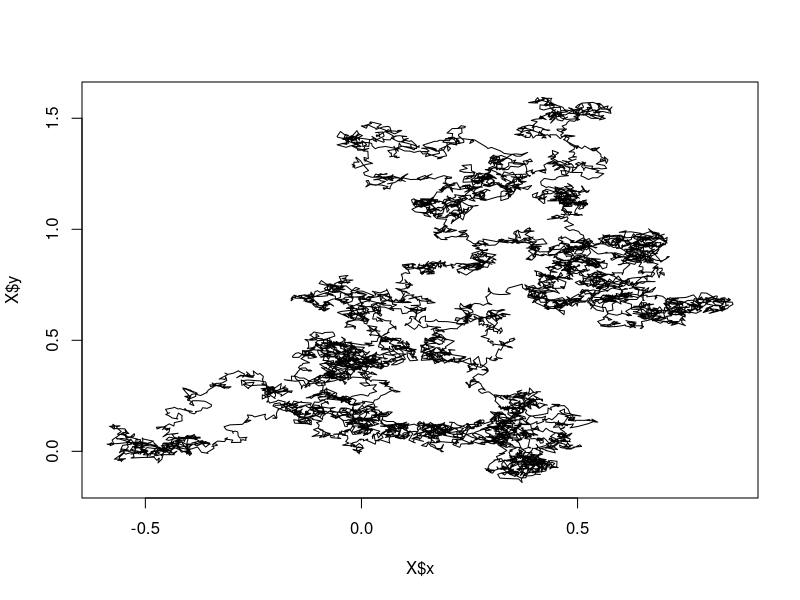
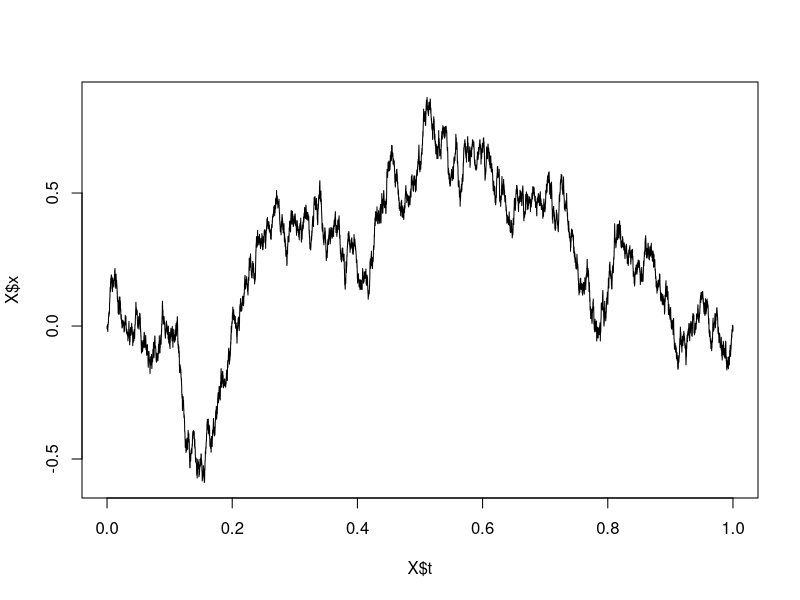
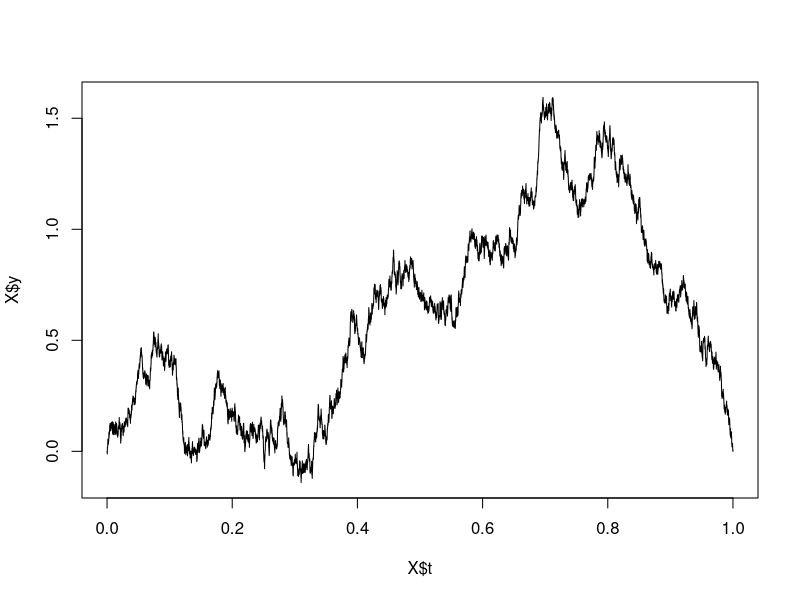
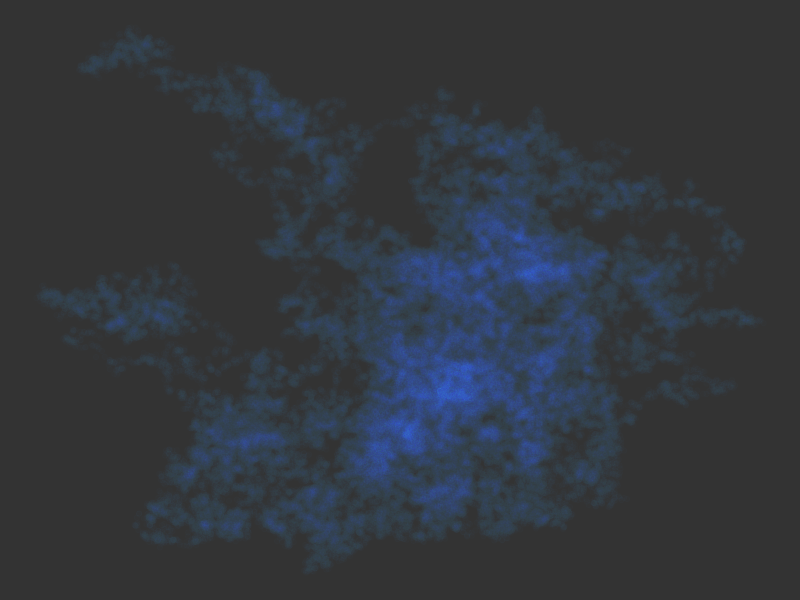

The R script that drew these images, in order:
require(ggplot2)

brownian.loop <- function(n = 1, Time = 1){
    vtime <- seq(from = 0, to = Time, by = Time / n)
    brown1 <- c(0, cumsum(rnorm(n = n, sd = sqrt(Time / n))))
    brown2 <- c(0, cumsum(rnorm(n = n, sd = sqrt(Time / n))))
    bridge1 <- brown1 - vtime * brown1[length(brown1)] / Time
    bridge2 <- brown2 - vtime * brown2[length(brown2)] / Time
    return(data.frame(t = vtime, x = bridge1, y = bridge2))
}

X <- brownian.loop(n = 1e4)
plot(X$x, X$y, type = 'l')
plot(X$t, X$x, type = 'l')
plot(X$t, X$y, type = 'l')

p <- ggplot() +
    theme_void() +
    #theme(plot.background = element_rect(fill = "#073642", colour = "#073642"))
    theme(plot.background = element_rect(fill = "gray20", colour = "gray20"))

for(i in 1:10){
    X <- brownian.loop(n = 1e4, Time = 1)
    p <- p + 
        geom_point(data = X, aes(x = x, y = y), 
                  alpha = 0.009, 
                  colour = "turquoise1")
}

plot(p)
